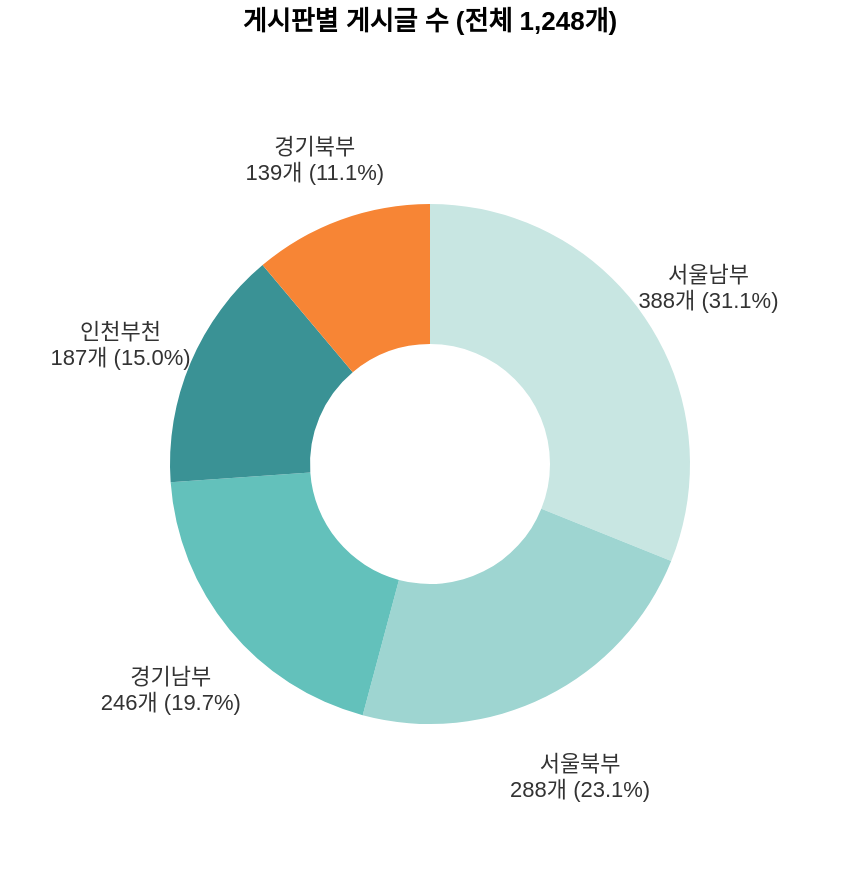

Here is the notebook cell this chart was saved with:
### Code cell
_board_counts = df_raw["board"].value_counts().reset_index()
_board_counts.columns = ["board", "count"]

pie = board_pie_chart(
    df_raw,
    title=f"게시판별 게시글 수 (전체 {raw_count:,}개)"
)

# _bar_base = alt.Chart(_board_counts)

# bar = _bar_base.mark_bar().encode(
#     x=alt.X("count:Q", title="게시글 수"),
#     y=alt.Y("board:N", sort="-x", title=None,
#             scale=alt.Scale(paddingOuter=0.6)),
#     color=alt.condition(
#         alt.datum.board == "경기북부 주말축구",
#         alt.value("#F78535"),
#         alt.value("#63C1BB")
#     ),
#     tooltip=["board:N", "count:Q"]
# )

# bar_text = _bar_base.mark_text(align="left", dx=4, fontSize=11).encode(
#     x=alt.X("count:Q"),
#     y=alt.Y("board:N", sort="-x", scale=alt.Scale(paddingOuter=0.4)),
#     text=alt.Text("count:Q", format=",d"),
# )

# bar_combined = (bar + bar_text).properties(
#     width=300,
#     height=200,
#     title="게시판별 게시글 수"
# )

# alt.hconcat(pie, bar_combined).configure_axis(**AXIS_CONFIG).configure_view(stroke=None)
pie

### Figure 1 — Vega-Lite specification as saved in the notebook (floating-point values rounded to 4 significant figures)
{"config": {"view": {"continuousWidth": 300, "continuousHeight": 300}}, "layer": [{"mark": {"type": "arc", "innerRadius": 60, "outerRadius": 130}, "encoding": {"color": {"field": "board", "legend": null, "scale": {"domain": ["서울남부 주말축구", "서울북부 주말축구", "경기남부 주말축구", "인천부천 주말축구", "경기북부 주말축구"], "range": ["#C8E6E2", "#9ED5D1", "#63C1BB", "#3A9295", "#F78535"]}, "type": "nominal"}, "order": {"field": "_order", "type": "quantitative"}, "theta": {"field": "count", "stack": true, "type": "quantitative"}, "tooltip": [{"field": "board", "title": "게시판", "type": "nominal"}, {"field": "count", "title": "게시글 수", "type": "quantitative"}, {"field": "pct", "format": ".1f", "title": "비중(%)", "type": "quantitative"}]}}, {"mark": {"type": "text", "fontSize": 11, "lineBreak": "\n", "radius": 168}, "encoding": {"color": {"value": "#333"}, "order": {"field": "_order", "type": "quantitative"}, "text": {"field": "label", "type": "nominal"}, "theta": {"field": "count", "stack": true, "type": "quantitative"}, "tooltip": [{"field": "board", "title": "게시판", "type": "nominal"}, {"field": "count", "title": "게시글 수", "type": "quantitative"}, {"field": "pct", "format": ".1f", "title": "비중(%)", "type": "quantitative"}]}}], "data": {"name": "data-d0c36704a4cc5bca59f1311675d93431"}, "height": 420, "title": "게시판별 게시글 수 (전체 1,248개)", "width": 420, "$schema": "https://vega.github.io/schema/vega-lite/v6.4.1.json", "datasets": {"data-d0c36704a4cc5bca59f1311675d93431": [{"board": "서울남부 주말축구", "count": 388, "pct": 31.1, "label": "서울남부\n388개 (31.1%)", "_order": 0}, {"board": "서울북부 주말축구", "count": 288, "pct": 23.1, "label": "서울북부\n288개 (23.1%)", "_order": 1}, {"board": "경기남부 주말축구", "count": 246, "pct": 19.7, "label": "경기남부\n246개 (19.7%)", "_order": 2}, {"board": "인천부천 주말축구", "count": 187, "pct": 15.0, "label": "인천부천\n187개 (15.0%)", "_order": 3}, {"board": "경기북부 주말축구", "count": 139, "pct": 11.1, "label": "경기북부\n139개 (11.1%)", "_order": 4}]}}
